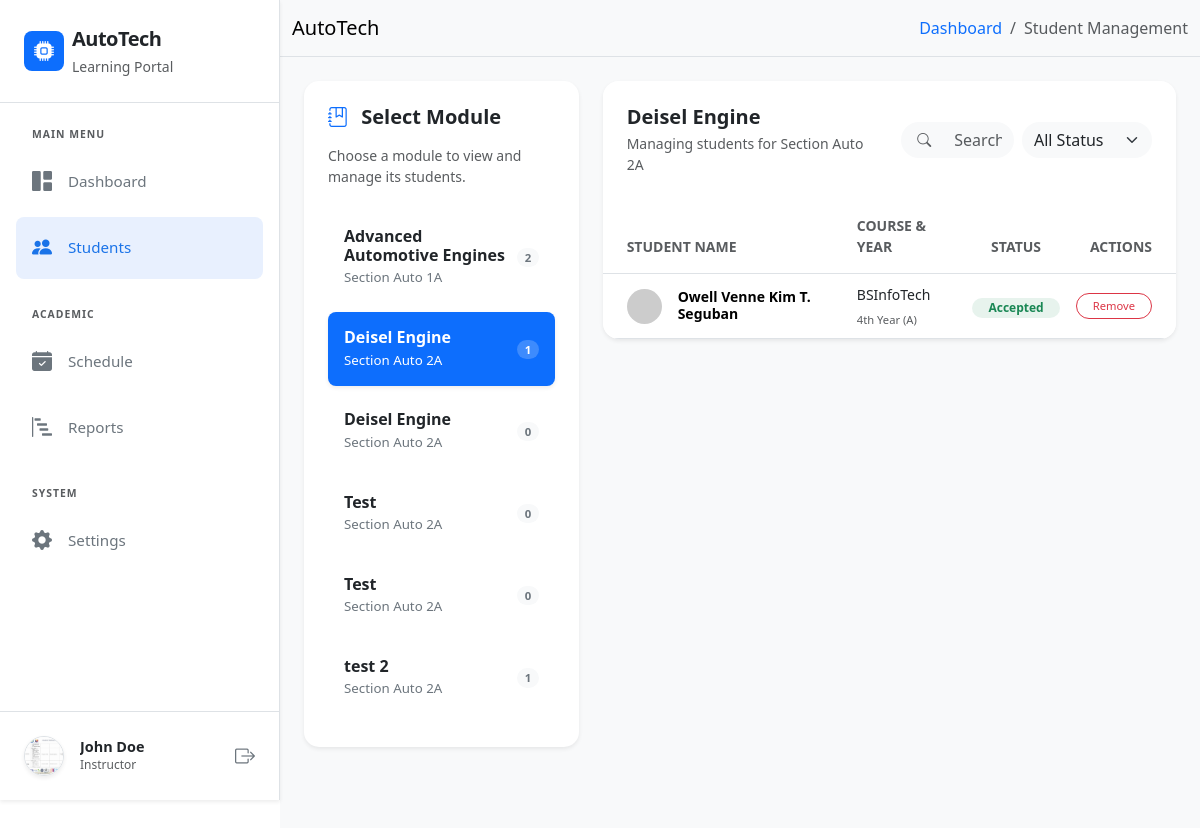
The page /students.php?module_id=2 (signed in) on the database its author committed.
### tables this page shows
CREATE TABLE `users` (
  `user_id` int(11) NOT NULL,
  `fullname` varchar(255) NOT NULL,
  `email` varchar(255) NOT NULL,
  `password` varchar(255) NOT NULL,
  `role` enum('instructor','student') NOT NULL,
  `course` varchar(100) NOT NULL,
  `year_level` varchar(50) NOT NULL,
  `section` varchar(50) NOT NULL,
  `profile_pic` varchar(100) NOT NULL,
  `created_at` timestamp NOT NULL DEFAULT current_timestamp()
);

CREATE TABLE `module` (
  `module_id` int(11) NOT NULL,
  `user_id` int(11) NOT NULL,
  `module_description` varchar(255) NOT NULL,
  `section` varchar(255) NOT NULL,
  `year` varchar(20) NOT NULL,
  `module_code` varchar(50) NOT NULL
);

CREATE TABLE `enrollments` (
  `enrollment_id` int(11) NOT NULL,
  `user_id` int(11) NOT NULL,
  `module_id` int(11) NOT NULL,
  `status` enum('pending','accepted','rejected') DEFAULT 'pending',
  `enrolled_at` timestamp NOT NULL DEFAULT current_timestamp()
);

### students.php (the view, shortened to what the rows shown need)
<?php include 'includes/header.php'; ?>
<?php include 'database/dbconn.php'; ?>
<?php
$userId = $_SESSION['user_id'];
$selectedModuleId = isset($_GET['module_id']) ? mysqli_real_escape_string($conn, $_GET['module_id']) : null;
?>
<div class="d-flex" id="wrapper">
    <?php include 'includes/sidebar.php'; ?>
    <div id="page-content-wrapper" class="w-100">
        <div class="container-fluid p-4" style="background-color: #f8f9fa; min-height: 100vh;">
            <div class="row g-4">
                <div class="col-lg-4">
                    <div class="card border-0 shadow-sm mb-4" style="border-radius: 15px;">
                        <div class="card-body p-4">
                            <div class="list-group list-group-flush">
                                <?php
                                $modules_sql = "SELECT * FROM module WHERE user_id = '$userId' ORDER BY module_description ASC";
                                $modules_run = mysqli_query($conn, $modules_sql);
                                if (mysqli_num_rows($modules_run) > 0) {
                                    while ($module = mysqli_fetch_assoc($modules_run)) {
                                        $isActive = ($selectedModuleId == $module['module_id']) ? 'active-module shadow-sm' : '';
                                        $count_sql = "SELECT COUNT(*) as total FROM enrollments WHERE module_id = '" . $module['module_id'] . "' AND status = 'accepted'";
                                        $student_count = mysqli_fetch_assoc(mysqli_query($conn, $count_sql))['total'];
                                        ?>
                                        <a href="students.php?module_id=<?php echo $module['module_id']; ?>"
                                           class="list-group-item list-group-item-action d-flex justify-content-between align-items-center py-3 border-0 rounded-3 mb-2 <?php echo $isActive; ?>">
                                            <div>
                                                <h6 class="mb-0 fw-bold module-title"><?php echo $module['module_description']; ?></h6>
                                                <small class="module-subtitle">Section <?php echo $module['section']; ?></small>
                                            </div>
                                            <span class="badge rounded-pill module-badge">
                                                <?php echo $student_count; ?>
                                            </span>
                                        </a>
                                        <?php
                                    }
                                } else {
                                    echo '<p class="text-center text-muted small py-3">No modules found.</p>';
                                }
                                ?>
                            </div>
                        </div>
                    </div>
                </div>
                <div class="col-lg-8">
                    <?php if ($selectedModuleId):
                        $mod_info = mysqli_fetch_assoc(mysqli_query($conn, "SELECT * FROM module WHERE module_id = '$selectedModuleId'"));
                        $search = isset($_GET['search']) ? mysqli_real_escape_string($conn, $_GET['search']) : '';
                        $filter = isset($_GET['filter']) ? mysqli_real_escape_string($conn, $_GET['filter']) : 'all';
                        ?>
                        <div class="card border-0 shadow-sm rounded-4 overflow-hidden mb-4">
                            <div class="card-header bg-white border-0 p-4">
                                <div class="row align-items-center">
                                    <div class="col-md-6">
                                        <h5 class="fw-bold text-dark mb-1"><?php echo $mod_info['module_description']; ?></h5>
                                        <p class="text-muted small mb-0">Managing students for Section <?php echo $mod_info['section']; ?></p>
                                    </div>
                                    <div class="col-md-6 mt-3 mt-md-0">
                                        <form action="" method="GET" class="d-flex gap-2">
                                            <div class="input-group bg-light rounded-pill overflow-hidden border-0">
                                                <span class="input-group-text bg-transparent border-0 ps-3"><i class="bi bi-search small text-muted"></i></span>
                                                <input type="text" name="search" id="studentSearch" class="form-control bg-transparent border-0 shadow-none small" placeholder="Search students..." value="<?php echo htmlspecialchars($search); ?>" oninput="autoSearch()">
                                            </div>
                                            <select name="filter" class="form-select bg-light rounded-pill border-0 shadow-none small" onchange="this.form.submit()" style="max-width: 130px;">
                                                <option value="all" <?php echo $filter == 'all' ? 'selected' : ''; ?>>All Status</option>
                                            </select>
                                        </form>
                                    </div>
                                </div>
                            </div>
                            <div class="card-body p-0">
                                <div class="table-responsive">
                                    <table class="table table-hover align-middle mb-0">
                                        <thead class="bg-light">
                                            <tr>
                                                <th class="ps-4 py-3 small text-uppercase fw-bold text-muted">Student Name</th>
                                                <th class="py-3 small text-uppercase fw-bold text-muted">Course & Year</th>
                                                <th class="py-3 small text-uppercase fw-bold text-muted text-center">Status</th>
                                                <th class="py-3 small text-uppercase fw-bold text-muted text-end pe-4">Actions</th>
                                            </tr>
                                        </thead>
                                        <tbody>
                                            <?php
                                            $students_sql = "SELECT e.enrollment_id, e.status, u.fullname, u.course, u.year_level, u.section as student_section
                                                           FROM enrollments e
                                                           JOIN users u ON e.user_id = u.user_id
                                                           WHERE e.module_id = '$selectedModuleId'";
                                            $students_sql .= " ORDER BY u.fullname ASC";
                                            $students_run = mysqli_query($conn, $students_sql);
                                            if (mysqli_num_rows($students_run) > 0) {
                                                while ($student = mysqli_fetch_assoc($students_run)) {
                                                    $status = $student['status'];
                                                    $badgeClass = ($status == 'accepted') ? 'bg-success' : (($status == 'pending') ? 'bg-warning' : 'bg-danger');
                                                    ?>
                                                    <tr>
                                                        <td class="ps-4">
                                                            <div class="d-flex align-items-center">
                                                                <img src="https://ui-avatars.com/api/?name=<?php echo urlencode($student['fullname']); ?>&background=random&color=fff" class="rounded-circle me-3" width="35">
                                                                <h6 class="mb-0 fw-bold small"><?php echo $student['fullname']; ?></h6>
                                                            </div>
                                                        </td>
                                                        <td>
                                                            <span class="small text-dark fw-medium"><?php echo $student['course']; ?></span><br>
                                                            <small class="text-muted" style="font-size: 0.7rem;"><?php echo $student['year_level']; ?> (<?php echo $student['student_section']; ?>)</small>
                                                        </td>
                                                        <td class="text-center">
                                                            <span class="badge <?php echo $badgeClass; ?> bg-opacity-10 text-<?php echo str_replace('bg-', '', $badgeClass); ?> px-3 py-1 rounded-pill small text-capitalize">
                                                                <?php echo $status; ?>
                                                            </span>
                                                        </td>
                                                        <td class="text-end pe-4">
                                                            <div class="d-flex justify-content-end gap-2">
                                                                <a href="controller/EnrollmentController.php?remove=<?php echo $student['enrollment_id']; ?>&mod_id=<?php echo $selectedModuleId; ?>&from=students"
                                                                   class="btn btn-outline-danger btn-sm rounded-pill px-3 shadow-none"
                                                                   style="font-size: 0.7rem;"
                                                                   onclick="return confirm('Are you sure you want to remove this student?')">
                                                                    Remove
                                                                </a>
                                                            </div>
                                                        </td>
                                                    </tr>
                                                    <?php
                                                }
                                            }
                                            ?>
                                        </tbody>
                                    </table>
                                </div>
                            </div>
                        </div>
                    <?php endif; ?>
                </div>
            </div>
        </div>
    </div>
</div>
<?php include 'includes/footer.php'; ?>

### includes/sidebar.php (shortened to what the rows shown need)
<div class="bg-white border-end shadow-sm sidebar-responsive" id="sidebar-wrapper">
    <div class="position-absolute bottom-0 w-100 p-3 border-top bg-white">
        <div class="d-flex align-items-center p-2 rounded-3">
            <?php
                $u_id = $_SESSION['user_id'];
                include 'database/dbconn.php';
                $u_data = mysqli_fetch_assoc(mysqli_query($conn, "SELECT profile_pic, fullname FROM users WHERE user_id = '$u_id'"));
                if($u_data['profile_pic']): ?>
                <img src="uploads/profile_pics/<?php echo $u_data['profile_pic']; ?>" class="rounded-circle me-3 border shadow-sm" width="40" height="40" style="object-fit: cover;" alt="User">
            <?php else: ?>
                <img src="https://ui-avatars.com/api/?name=<?php echo urlencode($u_data['fullname']); ?>&background=0D6EFD&color=fff" class="rounded-circle me-3" width="40" alt="User">
            <?php endif; ?>
            <div class="overflow-hidden">
                <h6 class="mb-0 text-dark fw-bold text-truncate" style="font-size: 0.9rem;"><?php echo $_SESSION['fullname']; ?></h6>
                <small class="text-muted d-block text-truncate text-capitalize" style="font-size: 0.75rem;">
                </small>
            </div>
            <a href="controller/AuthController.php?logout=1" class="ms-auto text-secondary" title="Logout"><i class="bi bi-box-arrow-right fs-5"></i></a>
        </div>
    </div>
</div>

### rows shown on the page
users: profile_pic (picture)
module: module_description "Advanced Automotive Engines", section "Auto 1A", student_count "2"
module: module_description "Deisel Engine", section "Auto 2A", student_count "1"
module: module_description "Deisel Engine", section "Auto 2A", student_count "0"
module: module_description "Test", section "Auto 2A", student_count "0"
module: module_description "Test", section "Auto 2A", student_count "0"
module: module_description "test 2", section "Auto 2A", student_count "1"
enrollments: user.fullname "Owell Venne Kim T. Seguban", user.course "BSInfoTech", user.year_level "4th Year", user.section "A", status "Accepted"

### other values the page prints
$_SESSION['fullname'] "John Doe"
$_SESSION['role'] "Instructor"
